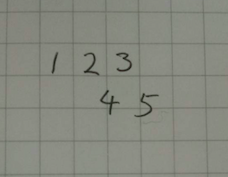
#> input picture nums.png, 228 x 177 px
$ python detect_num.py
#> lines starting #> are read from the running program, lines starting #| are printed output that depends on the picture; after the words box and inside, x2 and y2 are one past the last pixel; in counts of white or black regions, pixels touching at a corner belong together
import _pickle as cPickle
import numpy as np
import pandas as pd
import cv2
import time

def round(h,w):
    h -= h % -50
    w -= w % -50
    return h,w
def compare(f,s,distance):
     if abs(f[0]-s[0]) <= distance:
         if abs(f[1]-s[1]) <= distance:
             return 1
     elif abs(f[1]-s[1]) <= distance:
         if abs(f[0]-s[0]) <= distance:
             return 1
     else:
         return 0
def main():
    thresh = 150 #set thresh for black and white sensitivity(higher for less sensitivity)
    spc = 5 #spacing between each cropping
    dist = 40 #detect overlap for same numbers
    overlap = 10 # detect overlap between diff numbers
    ratio = [(30,30),(40,40)] #ratio for cropping

    img = cv2.imread("nums.png")
#> img is the input picture: shape (177, 228, 3); mean B, G, R 127, 136.7, 134.3
    gray = ~cv2.cvtColor(img, cv2.COLOR_BGR2GRAY)
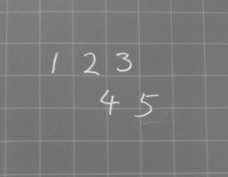
#> gray: shape (177, 228); min 111, max 232, mean 120.4
    (thresh, bwimg) = cv2.threshold(gray, thresh, 255, cv2.THRESH_BINARY)
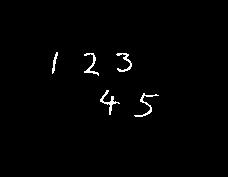
#> bwimg: shape (177, 228); 1.2% white in thin lines or dots, all inside (x1, y1, x2, y2) = (52, 52, 159, 117)
#> thresh = 150
    h,w,_ =img.shape
#> h = 177; w = 228
    h,w = round(h,w)
#> h = 200; w = 250
    rs = cv2.resize(bwimg,(w,h),interpolation = cv2.INTER_AREA)
    pool = []
    cord = []
    for r1,r2 in ratio:
        for i in range(int(h/spc)-1):
            for j in range(int(w/spc)-1):
                y=i*spc; x=j*spc;
                if y==h:
                    y=0
                if x==w:
                    x=0
                crp = rs[y:y+r1, x:x+r2]
                crp = cv2.resize(crp,(28,28),interpolation = cv2.INTER_AREA)
                mask = np.ones(crp.shape[:2], dtype = "uint8")
                cv2.rectangle(mask, (2,2),(crp.shape[1]-2,crp.shape[0]-2), 0, -1)
                bd = cv2.bitwise_and(crp, crp, mask = mask)
                if cv2.countNonZero(crp)==0:
                    continue
                else:
                    if cv2.countNonZero(bd)==0:
                        array = np.array(crp)
                        ravel = array.ravel()
                        lst = ravel.tolist()
                        lst = ravel.reshape(1,-1)
                        pool.append(lst)
                        cord.append([x,y])
                    else:
                        continue
#> crp: shape (28, 28); every value is 0
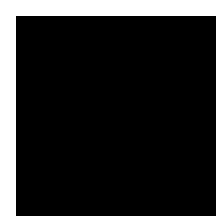
#> mask: shape (28, 28) (shown 8 times larger); values 0 (black) and 1 (white), 20.3% white; 1 white region, box (x1, y1, x2, y2) and area: (0, 0, 28, 28) 159
#> after the loop, cord = 31 pairs, first value 30 to 140, second value 45 to 100; pool = 31 items

#> (the run stopped early here; a loop or call above may not have finished)
